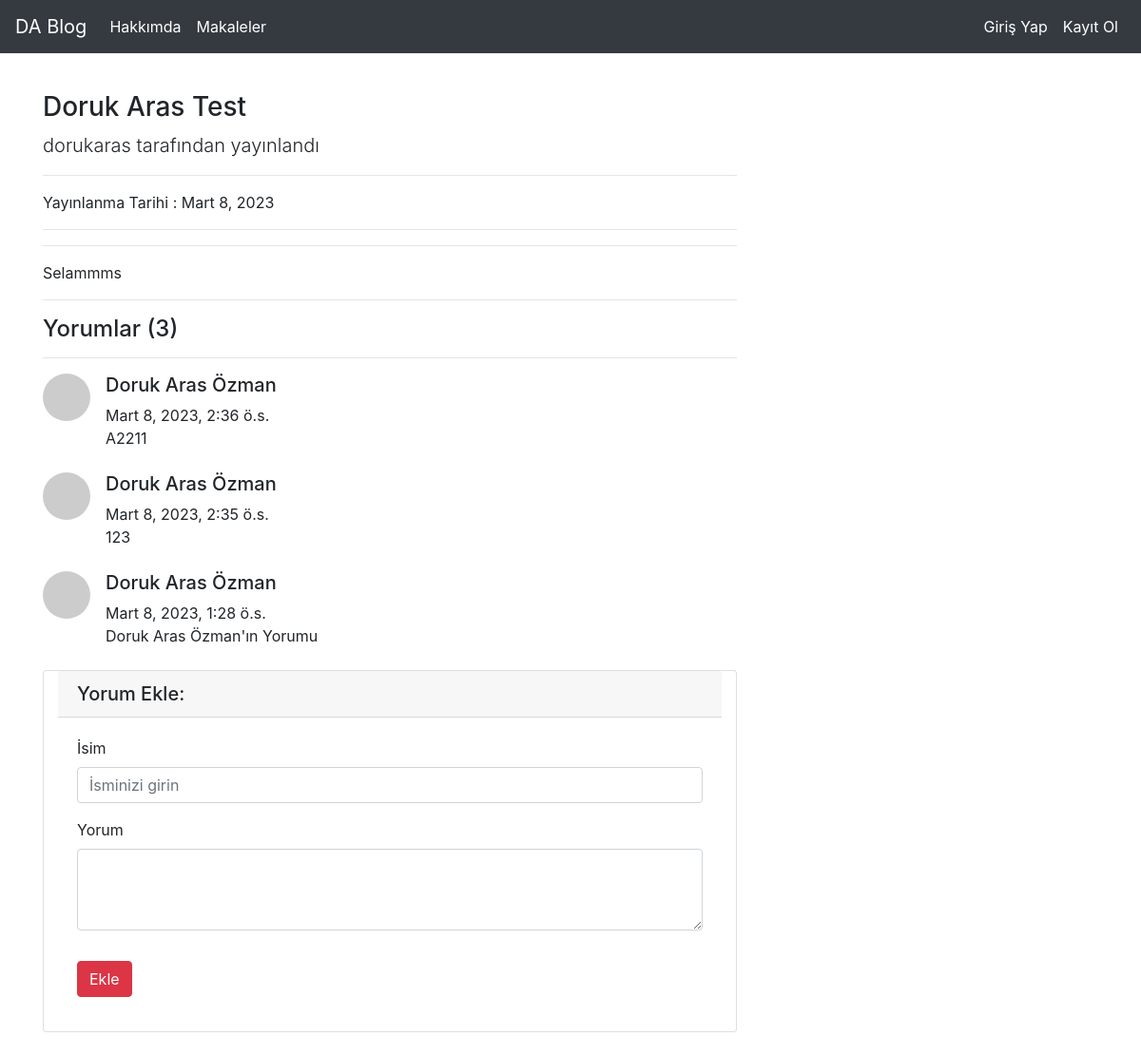
The app's page /articles/article/1 with its own data.
### article/models.py (models this page shows, shortened)
class Article(models.Model):
    author = models.ForeignKey("auth.User",on_delete = models.CASCADE,verbose_name = "Yazar")
    title = models.CharField(max_length = 50,verbose_name = "Başlık")
    content = RichTextField()
    created_date = models.DateField(auto_now_add=True,verbose_name="Oluşturulma Tarihi")
    article_image = models.FileField(blank = True,null = True,verbose_name="Makaleye Fotoğraf Ekleyin")
    class Meta:
        ordering = ['-created_date']

class Comment(models.Model):
    article = models.ForeignKey(Article,on_delete = models.CASCADE,verbose_name = "Makale",related_name="comments")
    comment_author =  models.CharField(max_length = 50,verbose_name = "İsim")
    comment_content = models.CharField(max_length = 200,verbose_name = "Yorum")
    comment_date = models.DateTimeField(auto_now_add=True)
    class Meta:
        ordering = ['-comment_date']

### article/views.py (the view)
# urls.py: path('article/<int:id>',views.detail,name = "detail"),
def detail(request,id):
    article = get_object_or_404(Article, id=id)
    comments = article.comments.all()
    return render(request,"detail.html",{"article":article,"comments":comments })

### templates/detail.html (shortened to what this page needs)
{% extends "layout.html" %}
{% block body %}
<div class="row">
    <div class="col-lg-8">
      <h3 class="mt-4">{{article.title}}</h3>
      <p class="lead">
        {{article.author.username}} tarafından yayınlandı
      </p>
      <hr>
      <p>Yayınlanma Tarihi : {{article.created_date}}</p>
      <hr>
      <hr>
      <p class="lead">
          {{article.content|safe}}
      </p>
      <hr>
      <h4>Yorumlar {% if comments %}({{comments.count }}){% endif %}</h4>
      <hr>
      {% if comments %}
      {% for comment in comments  %}
        <div class="media mb-4">
          <img class="d-flex mr-3 rounded-circle" src="http://placehold.it/50x50" alt="">
          <div class="media-body">
            <h5 class="mt-0">{{ comment.comment_author}}</h5>
            {{comment.comment_date}} <br>
            {{comment.comment_content}}
          </div>
        </div>
      {% endfor %}
      {% else %}
      <div class ="alert alert-danger">
        Bu makaleye herhangi bir yorum yazılmamış,ilk yorum yapan siz olun!
      </div>
      {% endif %}
      <div class="card my-4 container">
          <h5 class="card-header">Yorum Ekle:</h5>
          <div class="card-body">
            <form method = "post" action = "{% url 'article:comment' article.id %}">
              <div class="form-group">
                  <label for="formGroupExampleInput">İsim</label>
                  <input name = "comment_author" type="text" class="form-control" id="formGroupExampleInput" placeholder="İsminizi girin">
                </div>
              <div class="form-group">
                  <label for="formGroupExampleInput">Yorum</label>
                <textarea name = "comment_content" class="form-control" rows="3"></textarea>
              </div>
              <button type="submit" class="btn btn-danger my-3">Ekle</button>
            </form>
          </div>
        </div>
        </div>
      </div>
{% endblock body %}

### records on screen
Article: title "Doruk Aras Test", author.username "dorukaras", created_date "Mart 8, 2023", content "Selammms"
Comment: comment_author "Doruk Aras Özman", comment_date "Mart 8, 2023, 2:36 ö.s.", comment_content "A2211"
Comment: comment_author "Doruk Aras Özman", comment_date "Mart 8, 2023, 2:35 ö.s.", comment_content "123"
Comment: comment_author "Doruk Aras Özman", comment_date "Mart 8, 2023, 1:28 ö.s.", comment_content "Doruk Aras Özman'ın Yorumu"

### other values on screen
{{ comments.count }} "3"
